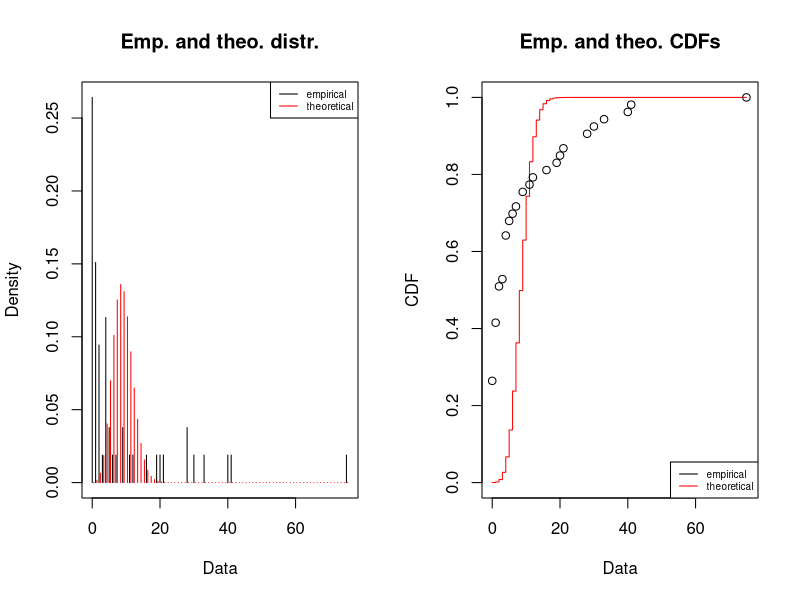
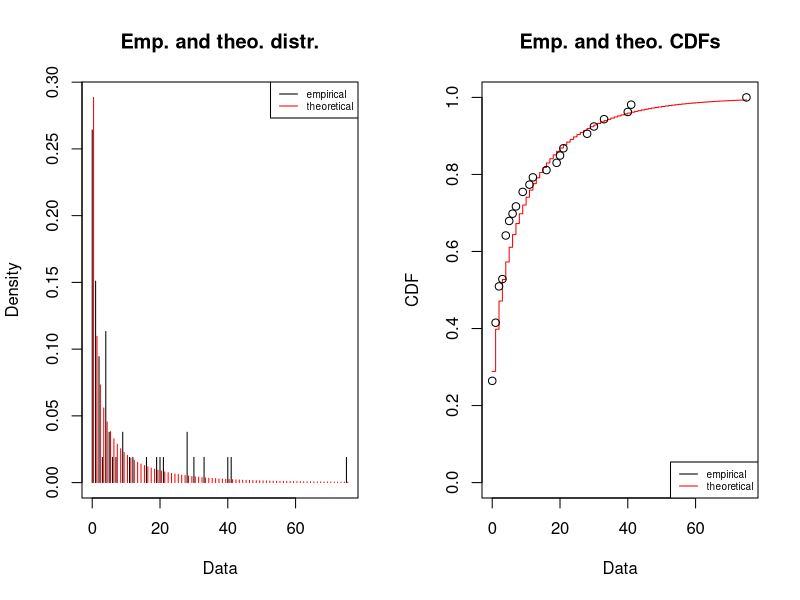

The R script that drew these images, in order:
library(fitdistrplus)


### Name: gofstat
### Title: Goodness-of-fit statistics
### Aliases: gofstat print.gofstat.fitdist
### Keywords: distribution

### ** Examples


# (1) fit of two distributions to the serving size data
# by maximum likelihood estimation
# and comparison of goodness-of-fit statistics
#

data(groundbeef)
serving <- groundbeef$serving
(fitg <- fitdist(serving, "gamma"))
gofstat(fitg)
(fitln <- fitdist(serving, "lnorm"))
gofstat(fitln)

gofstat(list(fitg, fitln))


# (2) fit of two discrete distributions to toxocara data
# and comparison of goodness-of-fit statistics
#

data(toxocara)
number <- toxocara$number

fitp <- fitdist(number,"pois")
summary(fitp)
plot(fitp)

fitnb <- fitdist(number,"nbinom")
summary(fitnb)
plot(fitnb)

gofstat(list(fitp, fitnb),fitnames = c("Poisson","negbin"))

# (3) Use of Chi-squared results in addition to
#     recommended statistics for continuous distributions
#

set.seed(1234)
x4 <- rweibull(n=1000,shape=2,scale=1)
# fit of the good distribution
f4 <- fitdist(x4,"weibull")

# fit of a bad distribution
f4b <- fitdist(x4,"cauchy")

gofstat(list(f4,f4b),fitnames=c("Weibull", "Cauchy"))
